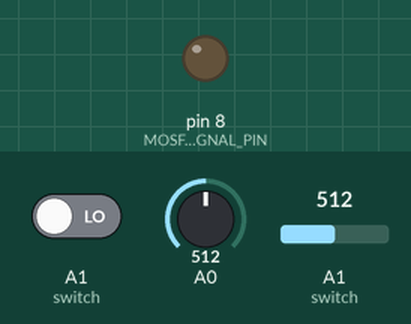
The sketch below on a simulated Arduino Uno, built with avr-gcc and run on an emulated ATmega328P. Parts: output pins drawn as LEDs (lit = HIGH). The test bench sets the inputs (shaded band); at power-on: A1 (switch) = 512, A0 = 512, A1 (switch) LOW.

Above: at 1.2 s.
1.3 s: A1 (switch) set to 12
2.8 s: A1 (switch) set to 9
At 3.8 s:
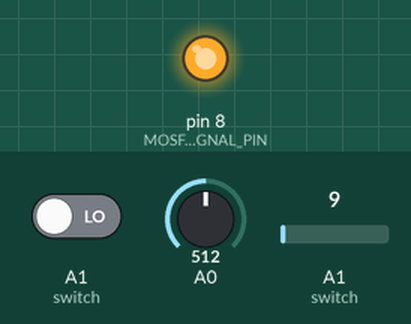
4.3 s: A1 (switch) set to 152
5.8 s: A1 (switch) set to 177
At 7.0 s:
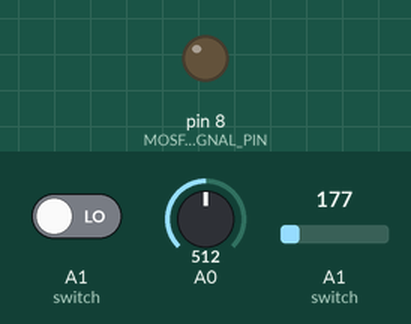
7.3 s: A1 (switch) set to 0
At 8.4 s:
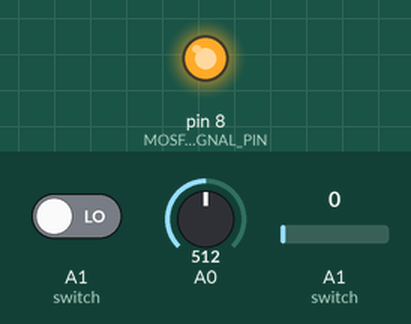
Timing chart, 0 to 9.8 s (numbered marks = the images above; inputs shaded):
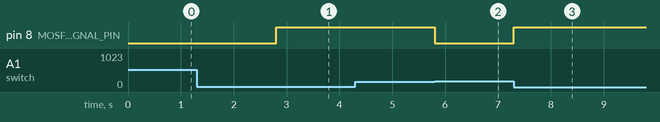

Measured:
- the behaviour switches between 11 and 10 on A1 (switch) (found by bisection; images 0 and 1)
- the behaviour switches between 165 and 166 on A1 (switch) (found by bisection; images 1 and 2)
- after the input at 1.3 s, every drawn part: stays the same
- after the input at 2.8 s, pin 8 (MOSFET_SIGNAL_PIN): LOW → HIGH at once
- after the input at 4.3 s, every drawn part: stays the same
- after the input at 5.8 s, pin 8 (MOSFET_SIGNAL_PIN): HIGH → LOW at once
- after the input at 7.3 s, pin 8 (MOSFET_SIGNAL_PIN): LOW → HIGH at once

The sketch:

loadArduinoCode.ino
```cpp
//TODO:
//      1. figure out how to send the control signal to the arduino to break
//      2. Confirm both the voltage divider constants
//      3. Implement the kill switch in the hardware and test to make sure it is reading it correctly
//      4. Confirm constant buffer values
//


const double MOSFET_BUFFER_VOLTAGE = 8.1;
const double VOLTAGE_DIVIDER_TURBINE= 10;
const double VOLTAGE_DIVIDER_LOAD= 10; // Need to confirm both of these values
const int MOSFET_SIGNAL_PIN = 8;
const int KILL_SWITCH_PIN = 11;        //Generic pin values that we can figure out
const double VOLTAGE_DIFFERENT_BUFFER = .5;
const double LOAD_VOTLAGE_BUFFER = .5;
static boolean killSwitchState = false;
static boolean mosfetOn = false;


boolean determineDisconnect(double loadVoltage, double turbineVoltage);
void setup(){
  pinMode(MOSFET_SIGNAL_PIN, OUTPUT);
  pinMode(KILL_SWITCH_PIN, INPUT);
  digitalWrite(MOSFET_SIGNAL_PIN, LOW);
}

void loop(){
  double turbineVoltage = VOLTAGE_DIVIDER_TURBINE*((double)analogRead(A0))*5.0/1023.0; //Attach the turbine voltage reading on pin A0
  double loadVoltage = VOLTAGE_DIVIDER_LOAD*((double)analogRead(A1))*5.0/1023.0;  //Attach the load voltage reading on A1
  boolean pccDisconnect = determineDisconnect(loadVoltage, turbineVoltage);
  boolean killSwitchHit = (digitalRead(A1) == LOW); //this may need to be changed to high depending on how we implement the switch


  //******************************************************************************//
  //******************************************************************************//
  //*******************************KILL SWITCH BLOCK******************************//
  //******************************************************************************//
  //******************************************************************************//


  if(killSwitchHit){
    killSwitchState = true;
    //send a signal to the control arduino to break.
  }
  else{
    if(killSwitchState!=killSwitchHit){
      //This means the kill switch was flipped back off and we are ready to begin pitching and producing power

      digitalWrite(MOSFET_SIGNAL_PIN, HIGH); //turn on the mosfet
      delay(10000);                         //Wait 10 secons
      digitalWrite(MOSFET_SIGNAL_PIN, LOW); //turn mosfet back off
      killSwitchState = killSwitchHit;      //reset the states so that they are equal
    }
  }


  //******************************************************************************//
  //******************************************************************************//
  //*****************************PCC DISCONNECT BLOCK*****************************//
  //******************************************************************************//
  //******************************************************************************//

  if(pccDisconnect){
    //send a signal to the control arduino to break
    mosfetOn = true;
    digitalWrite(MOSFET_SIGNAL_PIN, HIGH);
  }
  else{
    if(mosfetOn){
      if(turbineVoltage-loadVoltage > VOLTAGE_DIFFERENT_BUFFER && loadVoltage > MOSFET_BUFFER_VOLTAGE){
        digitalWrite(MOSFET_SIGNAL_PIN, LOW);
        mosfetOn = false;
      }
    }
  }

}


boolean determineDisconnect(double loadVoltage, double turbineVoltage){
  if(turbineVoltage-loadVoltage > VOLTAGE_DIFFERENT_BUFFER && loadVoltage < LOAD_VOTLAGE_BUFFER){
    return true;
  }
  return false;
}
```
